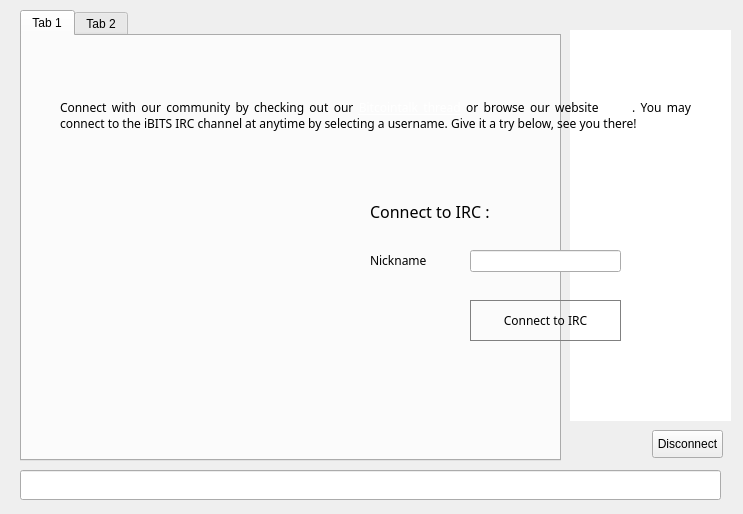
<?xml version="1.0" encoding="UTF-8"?>
<ui version="4.0">
 <class>ChatWindowClass</class>
 <widget class="QWidget" name="ChatWindowClass">
  <property name="geometry">
   <rect>
    <x>0</x>
    <y>0</y>
    <width>743</width>
    <height>514</height>
   </rect>
  </property>
  <widget class="QWidget" name="widget_2" native="true">
   <property name="geometry">
    <rect>
     <x>0</x>
     <y>0</y>
     <width>741</width>
     <height>511</height>
    </rect>
   </property>
   <widget class="QWidget" name="splitter" native="true">
    <property name="enabled">
     <bool>true</bool>
    </property>
    <property name="geometry">
     <rect>
      <x>10</x>
      <y>10</y>
      <width>721</width>
      <height>501</height>
     </rect>
    </property>
    <property name="styleSheet">
     <string notr="true"/>
    </property>
    <widget class="QTabWidget" name="tab">
     <property name="geometry">
      <rect>
       <x>10</x>
       <y>0</y>
       <width>541</width>
       <height>451</height>
      </rect>
     </property>
     <property name="styleSheet">
      <string notr="true"/>
     </property>
     <property name="tabShape">
      <enum>QTabWidget::Rounded</enum>
     </property>
     <property name="currentIndex">
      <number>0</number>
     </property>
     <property name="tabsClosable">
      <bool>false</bool>
     </property>
     <widget class="QWidget" name="widget_4">
      <attribute name="title">
       <string>Tab 1</string>
      </attribute>
     </widget>
     <widget class="QWidget" name="tab_5">
      <attribute name="title">
       <string>Tab 2</string>
      </attribute>
     </widget>
    </widget>
    <widget class="QLineEdit" name="lineEdit">
     <property name="geometry">
      <rect>
       <x>10</x>
       <y>460</y>
       <width>701</width>
       <height>30</height>
      </rect>
     </property>
     <property name="sizePolicy">
      <sizepolicy hsizetype="Fixed" vsizetype="Fixed">
       <horstretch>0</horstretch>
       <verstretch>0</verstretch>
      </sizepolicy>
     </property>
     <property name="maximumSize">
      <size>
       <width>16777215</width>
       <height>30</height>
      </size>
     </property>
    </widget>
    <widget class="QListView" name="userView">
     <property name="geometry">
      <rect>
       <x>560</x>
       <y>20</y>
       <width>161</width>
       <height>391</height>
      </rect>
     </property>
     <property name="minimumSize">
      <size>
       <width>0</width>
       <height>300</height>
      </size>
     </property>
     <property name="styleSheet">
      <string notr="true">border-radius:10px;</string>
     </property>
    </widget>
    <widget class="QPushButton" name="disconnect">
     <property name="geometry">
      <rect>
       <x>642</x>
       <y>420</y>
       <width>71</width>
       <height>28</height>
      </rect>
     </property>
     <property name="text">
      <string>Disconnect</string>
     </property>
    </widget>
   </widget>
   <widget class="QWidget" name="hide3" native="true">
    <property name="geometry">
     <rect>
      <x>0</x>
      <y>0</y>
      <width>741</width>
      <height>511</height>
     </rect>
    </property>
    <property name="styleSheet">
     <string notr="true">font-family:Proxima Nova Rg;</string>
    </property>
    <widget class="QWidget" name="layoutWidget">
     <property name="geometry">
      <rect>
       <x>10</x>
       <y>6</y>
       <width>731</width>
       <height>41</height>
      </rect>
     </property>
     <layout class="QHBoxLayout" name="hide1">
      <property name="spacing">
       <number>7</number>
      </property>
      <item>
       <widget class="QLabel" name="label_9">
        <property name="sizePolicy">
         <sizepolicy hsizetype="Preferred" vsizetype="Preferred">
          <horstretch>0</horstretch>
          <verstretch>0</verstretch>
         </sizepolicy>
        </property>
        <property name="font">
         <font>
          <family>Proxima Nova Rg</family>
         </font>
        </property>
        <property name="text">
         <string></string>
        </property>
       </widget>
      </item>
     </layout>
    </widget>
    <widget class="QLabel" name="hide2">
     <property name="geometry">
      <rect>
       <x>60</x>
       <y>70</y>
       <width>631</width>
       <height>91</height>
      </rect>
     </property>
     <property name="text">
      <string>&lt;html&gt;&lt;head/&gt;&lt;body&gt;&lt;p align=&quot;justify&quot;&gt;&lt;span style=&quot; font-size:9pt;&quot;&gt;Connect with our community by checking out our &lt;/span&gt;&lt;a href=&quot;https://bitcointalk.org/index.php?topic=459622.0&quot;&gt;&lt;span style=&quot; font-size:9pt; text-decoration: underline; color:#ffffff;&quot;&gt;Bitcointalk thread&lt;/span&gt;&lt;/a&gt;&lt;span style=&quot; font-size:9pt;&quot;&gt; or browse our website &lt;/span&gt;&lt;a href=&quot;http://www.ibits.org&quot;&gt;&lt;span style=&quot; font-size:9pt; text-decoration: underline; color:#ffffff;&quot;&gt;iBITS&lt;/span&gt;&lt;/a&gt;&lt;span style=&quot; font-size:9pt;&quot;&gt;. You may connect to the iBITS IRC channel at anytime by selecting a username. Give it a try below, see you there!&lt;/span&gt;&lt;/p&gt;&lt;/body&gt;&lt;/html&gt;</string>
     </property>
     <property name="wordWrap">
      <bool>true</bool>
     </property>
     <property name="openExternalLinks">
      <bool>true</bool>
     </property>
    </widget>
    <widget class="QLabel" name="label">
     <property name="geometry">
      <rect>
       <x>100</x>
       <y>380</y>
       <width>71</width>
       <height>51</height>
      </rect>
     </property>
     <property name="text">
      <string></string>
     </property>
     <property name="margin">
      <number>5</number>
     </property>
     <property name="openExternalLinks">
      <bool>true</bool>
     </property>
    </widget>
    <widget class="QLabel" name="label_3">
     <property name="geometry">
      <rect>
       <x>190</x>
       <y>380</y>
       <width>53</width>
       <height>51</height>
      </rect>
     </property>
     <property name="text">
      <string></string>
     </property>
     <property name="openExternalLinks">
      <bool>true</bool>
     </property>
    </widget>
    <widget class="QLabel" name="label_4">
     <property name="geometry">
      <rect>
       <x>260</x>
       <y>380</y>
       <width>41</width>
       <height>51</height>
      </rect>
     </property>
     <property name="text">
      <string></string>
     </property>
     <property name="openExternalLinks">
      <bool>true</bool>
     </property>
    </widget>
    <widget class="QLabel" name="label_2">
     <property name="geometry">
      <rect>
       <x>60</x>
       <y>160</y>
       <width>150</width>
       <height>211</height>
      </rect>
     </property>
     <property name="text">
      <string></string>
     </property>
    </widget>
    <widget class="QLineEdit" name="editPseudo">
     <property name="geometry">
      <rect>
       <x>470</x>
       <y>250</y>
       <width>151</width>
       <height>22</height>
      </rect>
     </property>
     <property name="text">
      <string/>
     </property>
    </widget>
    <widget class="QLabel" name="label_5">
     <property name="geometry">
      <rect>
       <x>370</x>
       <y>250</y>
       <width>61</width>
       <height>21</height>
      </rect>
     </property>
     <property name="text">
      <string>Nickname</string>
     </property>
    </widget>
    <widget class="QPushButton" name="buttonConnect">
     <property name="geometry">
      <rect>
       <x>470</x>
       <y>300</y>
       <width>151</width>
       <height>41</height>
      </rect>
     </property>
     <property name="styleSheet">
      <string notr="true">border-radius:40px;border:1px solid grey</string>
     </property>
     <property name="text">
      <string>Connect to IRC</string>
     </property>
    </widget>
    <widget class="QLabel" name="label_10">
     <property name="geometry">
      <rect>
       <x>370</x>
       <y>200</y>
       <width>161</width>
       <height>21</height>
      </rect>
     </property>
     <property name="text">
      <string>&lt;html&gt;&lt;head/&gt;&lt;body&gt;&lt;p&gt;&lt;span style=&quot; font-size:12pt;&quot;&gt;Connect to IRC :&lt;/span&gt;&lt;/p&gt;&lt;/body&gt;&lt;/html&gt;</string>
     </property>
    </widget>
    <zorder>layoutWidget</zorder>
    <zorder>hide2</zorder>
    <zorder>label</zorder>
    <zorder>label_3</zorder>
    <zorder>label_4</zorder>
    <zorder>label_2</zorder>
    <zorder>editPseudo</zorder>
    <zorder>label_5</zorder>
    <zorder>buttonConnect</zorder>
    <zorder>label_10</zorder>
    <zorder>label_9</zorder>
   </widget>
  </widget>
  <action name="actionQuit">
   <property name="text">
    <string>Quitter</string>
   </property>
   <property name="shortcut">
    <string>Ctrl+Q</string>
   </property>
  </action>
  <action name="actionCloseTab">
   <property name="text">
    <string>Fermer l'onglet</string>
   </property>
  </action>
 </widget>
 <layoutdefault spacing="6" margin="11"/>
 <resources/>
 <connections/>
</ui>
